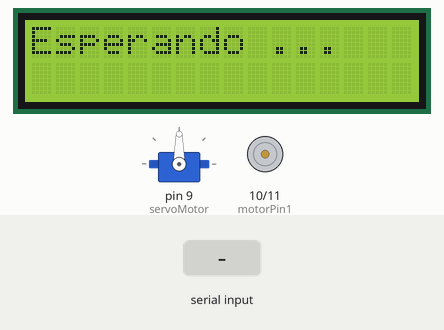
This sketch was run on a simulated Arduino Uno, built with avr-gcc and run on an emulated ATmega328P. Parts: 16×2 character LCD, servo, motor-driver pin pairs drawn as motors (green arrow = first pin HIGH = forward, orange = second pin HIGH = backward, longer = more drive). The inputs (shaded band) are chosen by the test bench.

Above: at 1.2 s.
1.3 s: "S1\n" received over Serial
At 2.1 s:
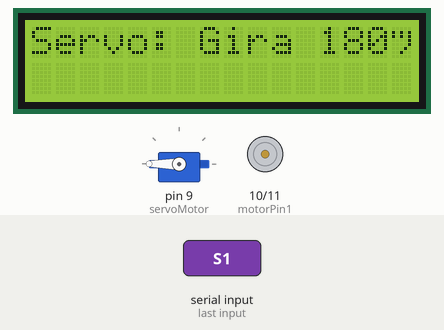
4.3 s: "M+1\n" received over Serial
At 4.6 s:
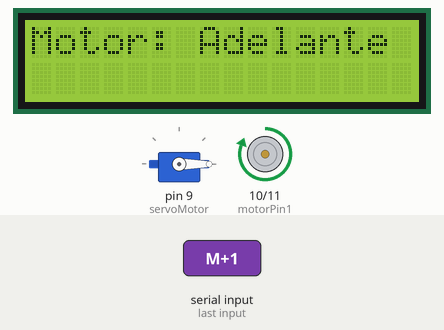
6.8 s: "M-1\n" received over Serial
At 7.6 s:
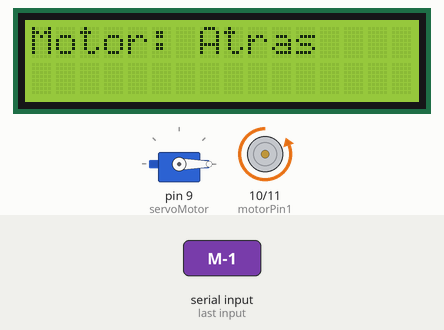
9.3 s: "1\n" received over Serial
At 9.8 s:
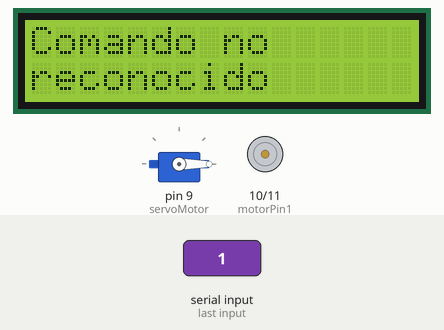
12.3 s: "0\n" received over Serial
15.3 s: "2\n" received over Serial
Timing chart, 0 to 18.3 s (numbered marks = the images above; inputs shaded):
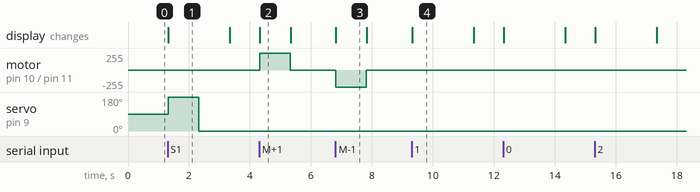

The sketch:

uart-motor.ino
```cpp
#include <Servo.h>
#include <LiquidCrystal_I2C.h>  // Librería para el control de la LCD con I2C

Servo servoMotor;
const int motorPin1 = 10;
const int motorPin2 = 11;

// Crear un objeto de la clase LiquidCrystal con la dirección del I2C y el tamaño de la pantalla (16x2)
LiquidCrystal_I2C lcd(0x27, 16, 2);  // Dirección 0x27 es común para pantallas LCD I2C 16x2

void setup() {
  // Inicialización del puerto serial para la comunicación
  Serial.begin(9600);  // Inicia la comunicación serial a 9600 baudios

  // Inicialización de la pantalla LCD
  lcd.init();  // Inicializa la pantalla LCD
  lcd.backlight();  // Enciende la luz de fondo de la pantalla

  // Configura los pines del motor
  pinMode(motorPin1, OUTPUT);
  pinMode(motorPin2, OUTPUT);

  // Configura el servomotor
  servoMotor.attach(9);

  // Mensaje inicial en la pantalla LCD
  lcd.clear();  // Limpia la pantalla
  lcd.print("Esperando ...");
}

void loop() {
  if (Serial.available() > 0) {
    String command = Serial.readStringUntil('\n');  // Lee el comando desde el puerto serial
    command.trim();  // Elimina los espacios en blanco extra

    // Dependiendo del comando recibido, realiza la acción correspondiente
    if (command == "S1") {
      lcd.clear();
      lcd.print("Servo: Gira 180°");
      servoMotor.write(180);  // Mueve el servo a 180 grados
      delay(1000);  // Espera 1 segundo
      servoMotor.write(0);  // Vuelve a la posición 0 grados
      delay(1000);  // Espera 1 segundo antes de aceptar otro comando
      lcd.clear();
      lcd.print("Esperando comando...");
    }
    else if (command == "M+1") {
      lcd.clear();
      lcd.print("Motor: Adelante");
      digitalWrite(motorPin1, HIGH);
      digitalWrite(motorPin2, LOW);  // Motor gira en una dirección
      delay(1000);  // Motor gira durante 1 segundo
      digitalWrite(motorPin1, LOW);
      digitalWrite(motorPin2, LOW);  // Detenemos el motor
      lcd.clear();
      lcd.print("Esperando ...");
    }
    else if (command == "M-1") {
      lcd.clear();
      lcd.print("Motor: Atras");
      digitalWrite(motorPin1, LOW);
      digitalWrite(motorPin2, HIGH);  // Motor gira en dirección contraria
      delay(1000);  // Motor gira durante 1 segundo
      digitalWrite(motorPin1, LOW);
      digitalWrite(motorPin2, LOW);  // Detenemos el motor
      lcd.clear();
      lcd.print("Esperando ...");
    }
    else {
      lcd.clear();
      lcd.print("Comando no");
      lcd.setCursor(0, 1);  // Mueve el cursor a la segunda línea
      lcd.print("reconocido");
      delay(2000);  // Muestra el mensaje por 2 segundos
      lcd.clear();
      lcd.print("Esperando ...");
    }
  }
}
```

Measured:
- after the input at 1.3 s, servo on pin 9 (servoMotor): 90° → 180° at once, → 0° 1.0 s later; the display: changes at once (image 1)
- after the input at 4.3 s, motor on pin 10 (motorPin1) / pin 11 (motorPin2): stopped → forward 255/255 at once, → stopped 1.0 s later; the display: changes at once (image 2)
- after the input at 6.8 s, motor on pin 10 (motorPin1) / pin 11 (motorPin2): stopped → backward 255/255 at once, → stopped 1.0 s later; the display: changes at once (image 3)
- after the input at 9.3 s, the display: changes at once (image 4)
- what the display in image 1 shows lasts 2.0 s, from 1.3 s to 3.3 s
- what the display in image 2 shows lasts 1.0 s, from 4.3 s to 5.3 s
